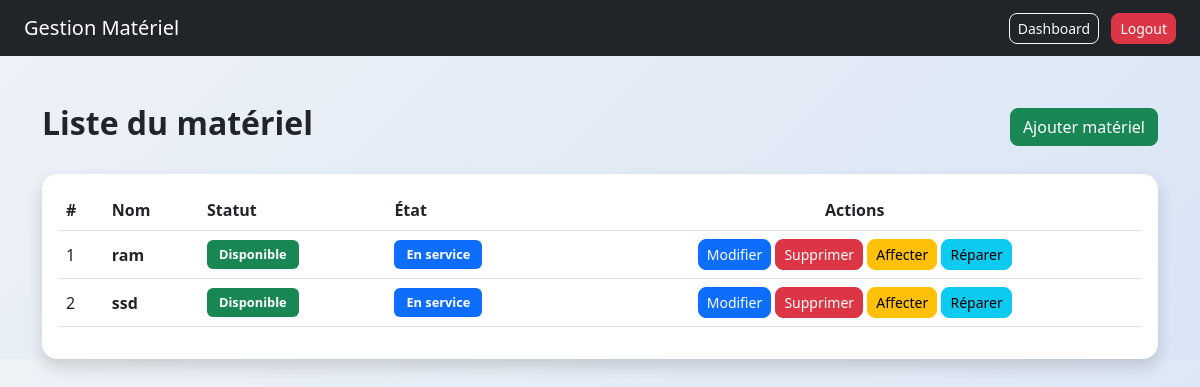
The page /materiel/ (signed in) on the database as committed earlier.
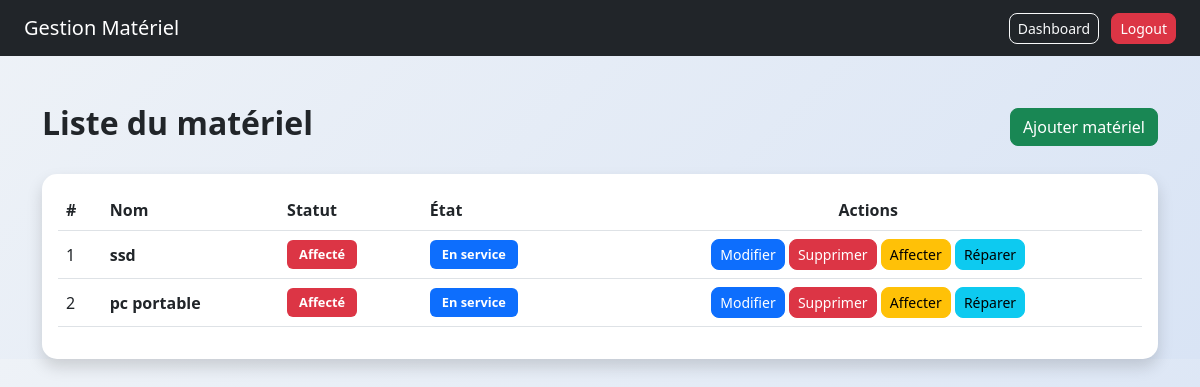
The same page on the database as committed later.
### materiel/models.py (models this page shows, shortened)
class Materiel(models.Model):
    statut=[
        ('disponible', 'Disponible'),
        ('affecté', 'Affecté'),
        ('en réparation', 'En réparation'),
    ]
    nom=models.CharField(max_length=100)
    description=models.TextField(max_length=500)
    date_achat=models.DateField()
    etat=models.CharField(max_length=100, choices=[('en service', 'En service'), ('en panne', 'En panne'), ('en réparation', 'En réparation')])
    statut=models.CharField(max_length=20, choices=statut, default='disponible')

### materiel/views.py (the view)
# urls.py: path('materiel/', views.materiel_list, name='materiel_list'),
@login_required
def materiel_list(request):
    materiels = Materiel.objects.all()
    return render(request, 'materiel/liste.html', {'materiels': materiels})

### materiel/templates/materiel/liste.html (shortened to what this page needs)
<!DOCTYPE html>
<html lang="fr">
<head>
    <link href="https://cdn.jsdelivr.net/npm/bootstrap@5.3.0/dist/css/bootstrap.min.css" rel="stylesheet">
</head>
<body>
<nav class="navbar navbar-dark bg-dark px-4">
    <span class="navbar-brand"> Gestion Matériel</span>
    <div>
        <a href="{% url 'dashboard' %}" class="btn btn-outline-light btn-sm me-2">
             Dashboard
        </a>
        <a href="{% url 'logout' %}" class="btn btn-danger btn-sm">
             Logout
        </a>
    </div>
</nav>
<div class="container mt-5">
    <div class="d-flex justify-content-between align-items-center mb-4">
        <h2 class="fw-bold"> Liste du matériel</h2>
        <a href="{% url 'ajouter_materiel' %}" class="btn btn-success">
             Ajouter matériel
        </a>
    </div>
    <div class="card shadow p-3">
        <table class="table table-hover align-middle">
            <thead>
                <tr>
                    <th>#</th>
                    <th>Nom</th>
                    <th>Statut</th>
                    <th>État</th>
                    <th class="text-center">Actions</th>
                </tr>
            </thead>
            <tbody>
                {% for m in materiels %}
                <tr>
                    <td>{{ forloop.counter }}</td>
                    <td>
                        <strong>{{ m.nom }}</strong>
                    </td>
                    <td>
                        {% if m.statut == "disponible" %}
                            <span class="badge bg-success">
                                {{ m.get_statut_display }}
                            </span>
                        {% elif m.statut == "affecté" %}
                            <span class="badge bg-danger">
                                {{ m.get_statut_display }}
                            </span>
                        {% elif m.statut == "en réparation" %}
                            <span class="badge bg-warning text-dark">
                                {{ m.get_statut_display }}
                            </span>
                        {% endif %}
                    </td>
                    <td>
                        {% if m.etat == "en service" %}
                            <span class="badge bg-primary">
                                {{ m.get_etat_display }}
                            </span>
                        {% elif m.etat == "en panne" %}
                            <span class="badge bg-dark">
                                {{ m.get_etat_display }}
                            </span>
                        {% elif m.etat == "en réparation" %}
                            <span class="badge bg-warning text-dark">
                                {{ m.get_etat_display }}
                            </span>
                        {% endif %}
                    </td>
                    <td class="text-center">
                        <a href="{% url 'modifier_materiel' m.id %}" class="btn btn-primary btn-sm">
                             Modifier
                        </a>
                        <a href="{% url 'supprimer_materiel' m.id %}" class="btn btn-danger btn-sm">
                             Supprimer
                        </a>
                        <a href="{% url 'affecter_materiel' %}" class="btn btn-warning btn-sm">
                             Affecter
                        </a>
                        <a href="{% url 'reparation_materiel' %}" class="btn btn-info btn-sm">
                             Réparer
                        </a>
                    </td>
                </tr>
                {% empty %}
                <tr>
                    <td colspan="5" class="text-center text-muted">
                        Aucun matériel trouvé
                    </td>
                </tr>
                {% endfor %}
            </tbody>
        </table>
    </div>
</div>
</body>
</html>

### materiel/templates/materiel/liste.html (style rules this page uses)
body { background: linear-gradient(135deg, #eef2f7, #d9e4f5); }
.card { border-radius: 15px; border: none; }
.table thead { background-color: #343a40; color: white; }
.btn { border-radius: 8px; }
.badge { font-size: 0.8rem; padding: 8px 12px; }

Rows that differ between the two databases and show on the page:
removed Materiel: nom "ram", statut "Disponible", etat "En service"
changed Materiel "ssd": statut "Disponible" → "Affecté"
added Materiel: nom "pc portable", statut "Affecté", etat "En service"
